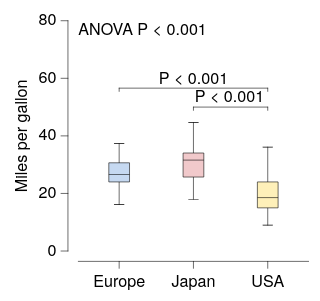

The Vega-Lite source for this figure:
### Vega-Lite specification from a JSON file in a GitHub repository (floating-point values rounded to 4 significant figures; data arrays with more than 128 entries replaced by an {"elided": "..."} marker saying what was removed)
{"background": null, "config": {"arc": {"fill": "#DBDBDB", "fillOpacity": 1.0, "innerRadius": 25.0, "padAngle": 0.03, "stroke": "black", "strokeOpacity": 1, "strokeWidth": 0.25}, "area": {"fill": "#DBDBDB", "fillOpacity": 1.0, "stroke": "black", "strokeOpacity": 1, "strokeWidth": 0.25}, "axis": {"domain": true, "domainCap": "round", "domainColor": "black", "domainWidth": 0.25, "grid": false, "gridCap": "round", "gridColor": "#F1F1F1", "gridDash": [0, 0], "gridOpacity": 1.0, "gridWidth": 0.25, "labelColor": "black", "labelFont": "Helvetica Neue", "labelFontSize": 7, "labelFontStyle": "normal", "labelFontWeight": 400, "offset": 4.5, "ticks": true, "tickCap": "round", "tickColor": "black", "tickRound": false, "tickSize": 3, "tickWidth": 0.25, "titleColor": "black", "titleFont": "Helvetica Neue", "titleFontSize": 7, "titleFontStyle": "normal", "titleFontWeight": 400}, "axisX": {"domain": true, "labelAlign": "center", "labelAngle": 0, "labels": true, "ticks": true, "translate": 0}, "axisY": {"domain": true, "labelAlign": "right", "labelAngle": 0, "labels": true, "ticks": true, "translate": 0}, "axisRight": {"domain": true, "labelAlign": "left", "labelAngle": 0, "labels": true, "ticks": true, "translate": 0}, "axisTop": {"domain": true, "labelAlign": "center", "labelAngle": 0, "labels": true, "ticks": true, "translate": 0}, "axisBand": {"tickOffset": 0}, "bar": {"fill": "#DBDBDB", "fillOpacity": 1.0, "stroke": "black", "strokeOpacity": 1, "strokeWidth": 0.25}, "boxplot": {"size": 9.0, "ticks": {"cornerRadius": 0.25, "fill": "black", "size": 4.5, "thickness": 0.25}, "box": {"fillOpacity": 1.0, "stroke": "black", "strokeOpacity": 1, "strokeWidth": 0.25}, "median": {"fill": "black", "fillOpacity": 1.0, "size": 9.0, "thickness": 0.25}, "rule": {"fill": "black", "fillOpacity": 1.0, "size": 10.0, "stroke": "black", "strokeDash": [0, 0], "strokeOpacity": 1, "strokeWidth": 0.25}, "outliers": {"color": "black", "fill": "black", "fillOpacity": 1.0, "size": 0, "stroke": "black", "strokeOpacity": 1, "strokeWidth": 0.25}}, "circle": {"fill": "black", "fillOpacity": 1.0, "size": 0.5, "stroke": null, "strokeOpacity": 1, "strokeWidth": 0.25}, "errorband": {"band": {"fillOpacity": 0.6, "stroke": null, "strokeWidth": 0.25, "strokeOpacity": 1}, "borders": {"opacity": 0, "strokeOpacity": 0.25, "strokeWidth": 1}}, "errorbar": {"opacity": 1, "rule": {"strokeDash": [0, 0], "strokeWidth": 0.25}, "ticks": {"color": "black", "cornerRadius": 0.125, "opacity": 1, "size": 6.0, "thickness": 0.25}, "thickness": 0.25}, "font": "Helvetica Neue", "geoshape": {"fill": "#DBDBDB", "fillOpacity": 1.0, "stroke": "black", "strokeOpacity": 1, "strokeWidth": 0.25}, "header": {"labelColor": "black", "labelFont": "Helvetica Neue", "labelFontSize": 7, "labelFontStyle": "normal", "labelFontWeight": 400, "titleColor": "black", "titleFont": "Helvetica Neue", "titleFontSize": 7, "titleFontStyle": "normal", "titleFontWeight": 400, "titlePadding": 0}, "legend": {"disable": false, "offset": 4.5, "titlePadding": 4, "labelOffset": 2, "gradientLabelOffset": 2, "gradientLength": 50.0, "gradientThickness": 5.0, "gradientOpacity": 1.0, "gradientStrokeColor": "black", "gradientStrokeWidth": 0.25, "labelColor": "black", "labelFont": "Helvetica Neue", "labelFontSize": 7, "labelFontStyle": "normal", "labelFontWeight": 400, "strokeColor": "black", "strokeWidth": 0, "symbolSize": 42, "symbolStrokeColor": "black", "symbolStrokeWidth": 0.25, "titleColor": "black", "titleFont": "Helvetica Neue", "titleFontSize": 7, "titleFontStyle": "normal", "titleFontWeight": 400}, "line": {"color": "black", "stroke": "black", "strokeCap": "round", "strokeDash": [0, 0], "strokeOpacity": 1, "strokeWidth": 0.375}, "point": {"filled": true, "fill": "#DBDBDB", "fillOpacity": 1.0, "size": 5.0, "stroke": "black", "strokeOpacity": 1, "strokeWidth": 0.25}, "range": {"category": ["#C6D9F1", "#F1C9CB", "#FEF0B9", "#CEE37A", "#7AA8E0", "#E589A3", "#FDDD5D", "#68B961", "#4177B1", "#C35082", "#E5C227", "#438156"], "diverging": {"scheme": ["#C35082", "#CE6D94", "#D989A7", "#E2A4BA", "#EABFCE", "#F1DBE2", "#F6F6F6", "#D7E0EB", "#B9CBE0", "#9BB6D5", "#7DA1C9", "#5F8CBD", "#4177B1"]}, "heatmap": {"scheme": ["#DFE9F7", "#C6D9F1", "#ADC8EC", "#94B8E6", "#7AA8E0", "#6097DA", "#4D87CA", "#4177B1", "#386898", "#2F597F", "#264A69", "#1D3A58"]}, "ordinal": {"scheme": ["#F1F1F1", "#DBDBDB", "#C6C6C6", "#B2B2B2", "#9D9D9D", "#898989", "#767676", "#636363", "#515151", "#404040", "#2F2F2F", "#1F1F1F"]}, "ramp": {"scheme": ["#DFE9F7", "#C6D9F1", "#ADC8EC", "#94B8E6", "#7AA8E0", "#6097DA", "#4D87CA", "#4177B1", "#386898", "#2F597F", "#264A69", "#1D3A58"]}}, "rule": {"color": "black", "stroke": "black", "strokeCap": "round", "strokeDash": [2, 2], "strokeOpacity": 1, "strokeWidth": 0.25}, "scale": {"bandPaddingInner": 0.1, "bandPaddingOuter": 0.1, "round": false}, "rect": {"fill": "#DBDBDB", "fillOpacity": 1.0, "stroke": "black", "strokeOpacity": 1, "strokeWidth": 0.25}, "square": {"fill": "#DBDBDB", "fillOpacity": 1.0, "size": 10.0, "stroke": "black", "strokeOpacity": 1, "strokeWidth": 0.25}, "text": {"color": "black", "font": "Helvetica Neue", "fontSize": 7, "fontStyle": "normal", "fontWeight": 400}, "title": {"anchor": "middle", "frame": "group", "color": "black", "font": "Helvetica Neue", "fontSize": 7, "fontStyle": "normal", "fontWeight": 400, "subtitleColor": "black", "subtitleFont": "Helvetica Neue", "subtitleFontSize": "Helvetica Neue", "subtitleFontStyle": "normal", "subtitleFontWeight": 400}, "view": {"continuousWidth": 100, "continuousHeight": 100, "discreteWidth": 100, "discreteHeight": 100, "fill": null, "stroke": null, "strokeWidth": 0.25}}, "layer": [{"data": {"name": "data-84942684f44a0939f6e50b33ec91a880"}, "mark": {"type": "boxplot"}, "encoding": {"color": {"field": "Origin", "legend": null, "type": "nominal"}, "x": {"field": "Origin", "sort": ["Europe", "Japan", "USA"], "title": null, "type": "nominal"}, "y": {"field": "Miles_per_Gallon", "scale": {"domain": [0, 75]}, "title": "Miles per gallon", "type": "quantitative"}}}, {"layer": [{"data": {"values": [{"__dysonsphere__": 1}]}, "mark": {"type": "text", "align": "left", "angle": 0, "baseline": "top", "dx": 0, "dy": 0, "fontSize": 7, "opacity": 1.0}, "encoding": {"text": {"value": "ANOVA P < 0.001"}, "x": {"value": 0}, "y": {"value": 0}}}, {"layer": [{"data": {"values": [{"x": "Europe", "x2": "USA", "y": 56.58, "__dysonsphere__": 1}]}, "mark": {"type": "rule", "strokeCap": "round", "strokeDash": [0, 0], "strokeWidth": 0.25}, "encoding": {"x": {"field": "x", "type": "nominal"}, "x2": {"field": "x2"}, "y": {"field": "y", "type": "quantitative"}}}, {"data": {"values": [{"x": "Europe", "y": 56.58, "y2": 55.45, "__dysonsphere__": 1}]}, "mark": {"type": "rule", "strokeCap": "round", "strokeDash": [0, 0], "strokeWidth": 0.25}, "encoding": {"x": {"field": "x", "type": "nominal"}, "y": {"field": "y", "type": "quantitative"}, "y2": {"field": "y2"}}}, {"data": {"values": [{"x": "USA", "y": 56.58, "y2": 55.45, "__dysonsphere__": 1}]}, "mark": {"type": "rule", "strokeCap": "round", "strokeDash": [0, 0], "strokeWidth": 0.25}, "encoding": {"x": {"field": "x", "type": "nominal"}, "y": {"field": "y", "type": "quantitative"}, "y2": {"field": "y2"}}}, {"data": {"values": [{"y": 56.58, "label": "P < 0.001", "__dysonsphere__": 1}]}, "mark": {"type": "text", "align": "center", "dy": -4, "fontSize": 7}, "encoding": {"text": {"field": "label", "type": "nominal"}, "x": {"value": 50.0}, "y": {"field": "y", "type": "quantitative"}}}]}, {"layer": [{"data": {"values": [{"x": "Japan", "x2": "USA", "y": 50.0, "__dysonsphere__": 1}]}, "mark": {"type": "rule", "strokeCap": "round", "strokeDash": [0, 0], "strokeWidth": 0.25}, "encoding": {"x": {"field": "x", "type": "nominal"}, "x2": {"field": "x2"}, "y": {"field": "y", "type": "quantitative"}}}, {"data": {"values": [{"x": "Japan", "y": 50.0, "y2": 48.87, "__dysonsphere__": 1}]}, "mark": {"type": "rule", "strokeCap": "round", "strokeDash": [0, 0], "strokeWidth": 0.25}, "encoding": {"x": {"field": "x", "type": "nominal"}, "y": {"field": "y", "type": "quantitative"}, "y2": {"field": "y2"}}}, {"data": {"values": [{"x": "USA", "y": 50.0, "y2": 48.87, "__dysonsphere__": 1}]}, "mark": {"type": "rule", "strokeCap": "round", "strokeDash": [0, 0], "strokeWidth": 0.25}, "encoding": {"x": {"field": "x", "type": "nominal"}, "y": {"field": "y", "type": "quantitative"}, "y2": {"field": "y2"}}}, {"data": {"values": [{"y": 50.0, "label": "P < 0.001", "__dysonsphere__": 1}]}, "mark": {"type": "text", "align": "center", "dy": -4, "fontSize": 7}, "encoding": {"text": {"field": "label", "type": "nominal"}, "x": {"value": 65.62}, "y": {"field": "y", "type": "quantitative"}}}]}], "name": "__dysonsphere_a9b257f8a1ec4766_1"}], "$schema": "https://vega.github.io/schema/vega-lite/v6.4.1.json", "datasets": {"data-84942684f44a0939f6e50b33ec91a880": {"elided": "398 records"}}}
